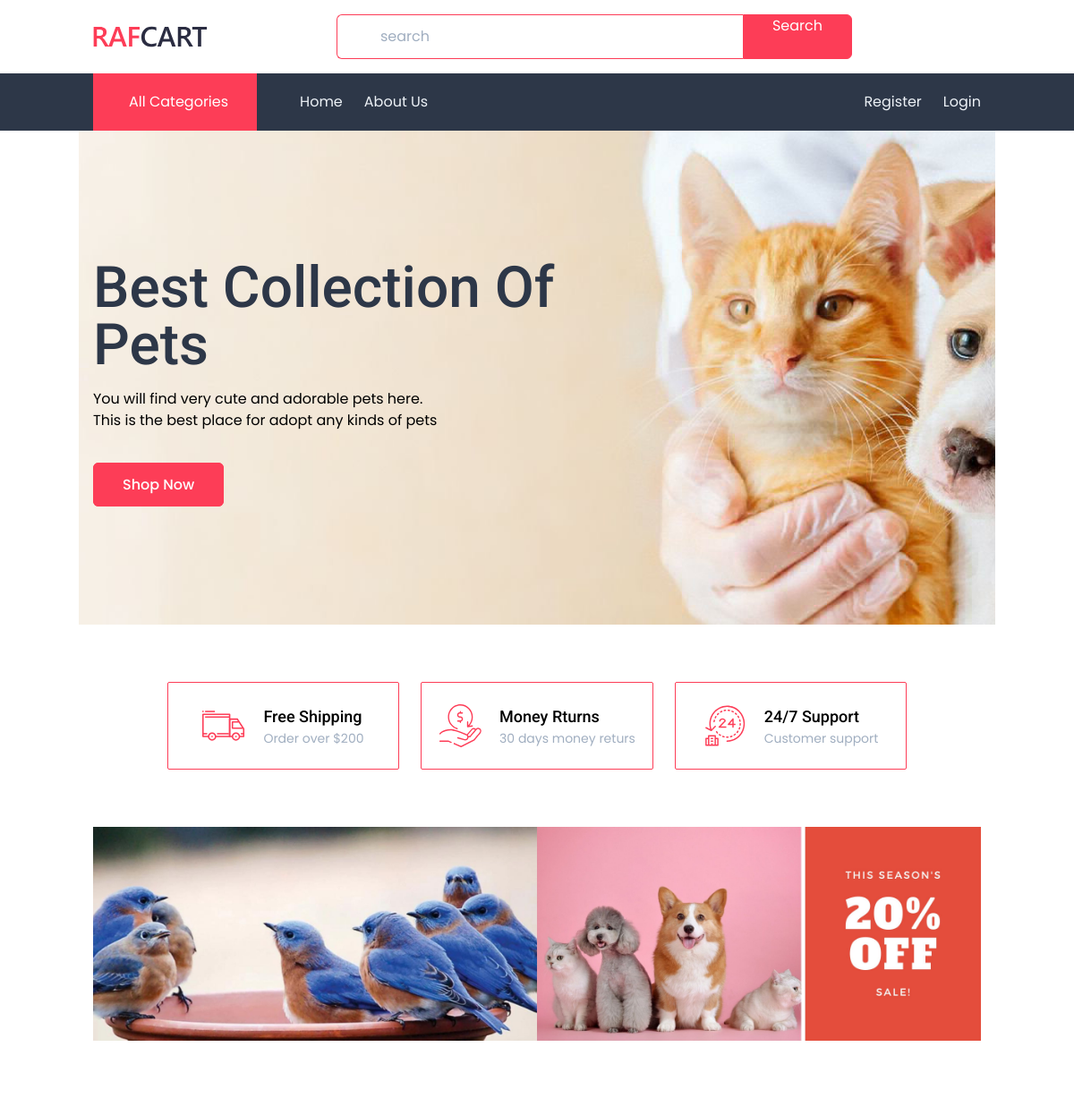
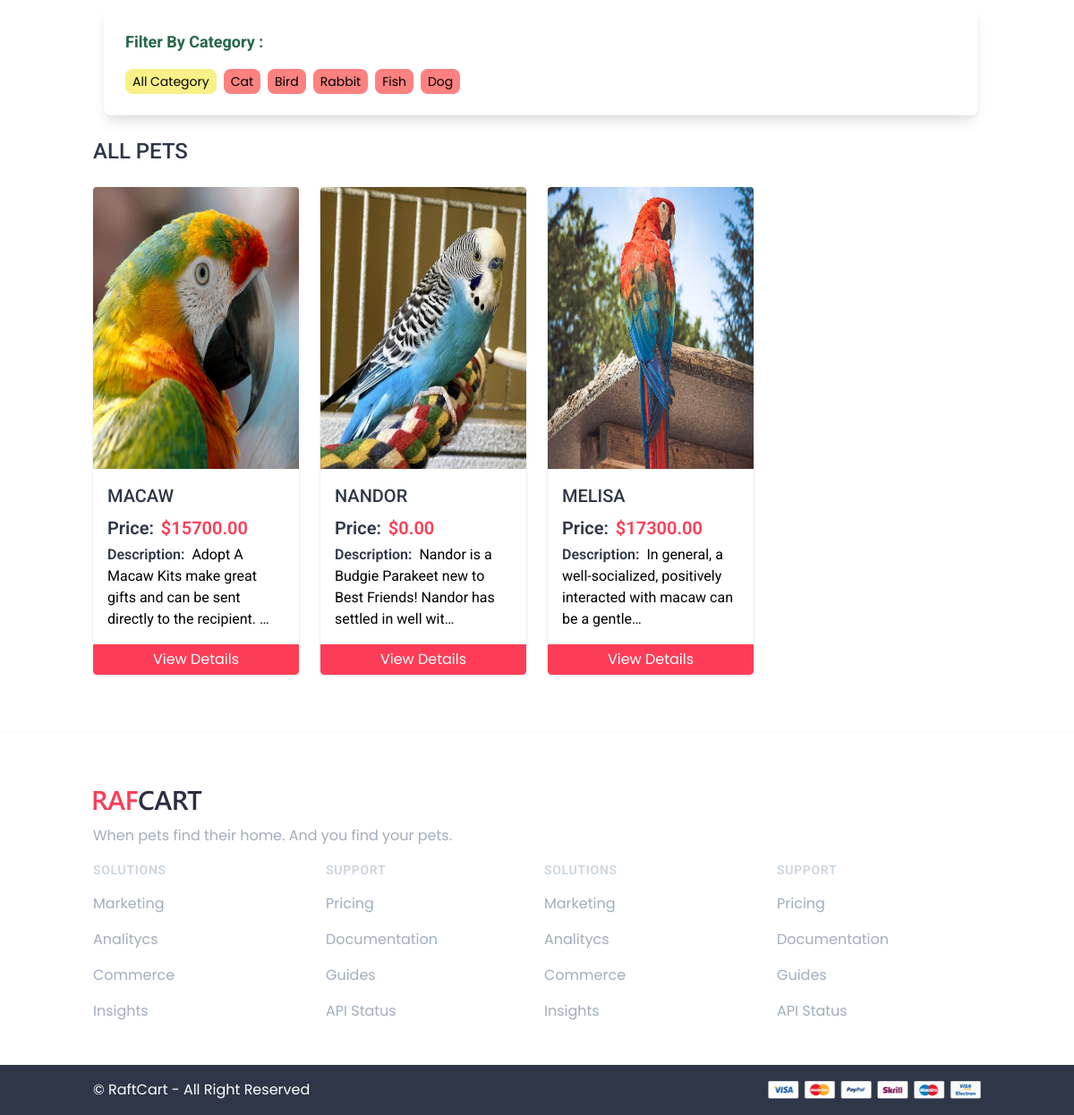
/category/bird/, run on the app's committed database (2 pictures, top to bottom).
### categories/models.py (models this page shows, shortened)
class Category(models.Model):
    category_name = models.CharField(max_length=100)
    slug = models.SlugField(max_length=100,unique=True, null=True, blank=True)

### pets/models.py (models this page shows, shortened)
class Pet(models.Model):
    pet_title = models.CharField(max_length=50)
    description = models.TextField()
    price =models.DecimalField(decimal_places=2, max_digits = 12)
    category = models.ForeignKey(Category, on_delete=models.CASCADE)
    customer = models.ForeignKey(User, on_delete=models.CASCADE, blank = True, null = True)
    adopted_by = models.ManyToManyField(User, related_name='adopted_pet', blank=True)
    images = models.ImageField(upload_to='pets/media/uploads/')
    quantity = models.PositiveIntegerField(default=1)

### core/views.py (the view)
# urls.py: path('', views.home, name='home'),
def home(request, category_slug = None):
    data = Pet.objects.all()
    if category_slug is not None:
        category = Category.objects.get(slug = category_slug)
        data = Pet.objects.filter(category  = category)
    categories = Category.objects.all()
    return render(request, 'index.html', {'data' : data, 'category' : categories})

### core/templates/index.html (shortened to what this page needs)
{% extends 'base.html' %} {% load static %} {% block head_title %}Raft Cart{% endblock %} {% block content %}
<body>
    <div class="bg-cover bg-no-repeat bg-center py-36" style="background-image: url('{% static 'images/slidePackagesandPlans.jpg'%}');">
        <div class="container">
            <h1 class="text-6xl text-gray-800 font-medium mb-4 capitalize">
                best collection Of <br> Pets
            </h1>
            <p>You will find very cute and adorable pets here.<br>
                This is the best place
                for adopt any kinds of pets</p>
            <div class="mt-12">
                <a href="{% url 'home' %}" class="bg-primary border border-primary text-white px-8 py-3 font-medium
                    rounded-md hover:bg-transparent hover:text-primary">Shop Now</a>
            </div>
        </div>
    </div>
    <div class="container py-16">
        <div class="w-10/12 grid grid-cols-1 md:grid-cols-3 gap-6 mx-auto justify-center">
            <div class="border border-primary rounded-sm px-3 py-6 flex justify-center items-center gap-5">
                <img src="{% static 'images/icons/delivery-van.svg'%}" alt="Delivery" class="w-12 h-12 object-contain">
                <div>
                    <h4 class="font-medium capitalize text-lg">Free Shipping</h4>
                    <p class="text-gray-500 text-sm">Order over $200</p>
                </div>
            </div>
            <div class="border border-primary rounded-sm px-3 py-6 flex justify-center items-center gap-5">
                <img src="{% static 'images/icons/money-back.svg'%}" alt="Delivery" class="w-12 h-12 object-contain">
                <div>
                    <h4 class="font-medium capitalize text-lg">Money Rturns</h4>
                    <p class="text-gray-500 text-sm">30 days money returs</p>
                </div>
            </div>
            <div class="border border-primary rounded-sm px-3 py-6 flex justify-center items-center gap-5">
                <img src="{% static 'images/icons/service-hours.svg'%}" alt="Delivery" class="w-12 h-12 object-contain">
                <div>
                    <h4 class="font-medium capitalize text-lg">24/7 Support</h4>
                    <p class="text-gray-500 text-sm">Customer support</p>
                </div>
            </div>
        </div>
    </div>
    <div class="container pb-16">
        <a href="#">
            <img src="{% static 'images/20%off.jpg'%}" alt="ads" class="w-full">
        </a>
    </div>
    <div class="bg-gray-150">
        <div class="container mt-1 mx-auto p-6 ml-1">
            <div class="bg-white p-6 rounded-lg shadow-lg">
                <h2 class="text-lg font-bold mb-4 text-green-800">Filter By Category :</h2>
                <div class="flex flex-wrap gap-2">
                    <a href="{% url 'home' %}" class="bg-yellow-300 hover:bg-green-500 py-1 px-2 rounded-lg text-sm">All Category</a>
                {% for cat in category %}
                  <a href="{% url 'category_wise_pet' cat.slug %}" class="bg-red-400 hover:bg-green-300 py-1 px-2 rounded-lg text-sm">{{cat.category_name}}</a>
                {% endfor %}
            </div>
            </div>
        </div>
      </div>
    <div class="container pb-16">
        <h2 class="text-2xl font-medium text-gray-800 uppercase mb-6">All pets</h2>
        <div class="grid grid-cols-1 md:grid-cols-4 gap-6">
            {% for pet in data %}
                <div class="bg-white shadow rounded overflow-hidden group">
                    <div class="relative">
                        <img src="{{ pet.images.url }}" alt="pets" style="height: 315px; width: 474px;">
                    </div>
                    <div class="pt-4 pb-3 px-4">
                            <h4 class="uppercase font-medium text-xl mb-2 text-gray-800 hover:text-primary transition">{{pet.pet_title}}</h4>
                        <div class="flex items-baseline mb-1 space-x-2">
                            <p class="space-x-1  font-roboto">
                                <span class="text-gray-800 text-xl font-semibold">Price:</span>
                                <span class="text-primary text-xl font-semibold">${{pet.price}}</span>
                            </p>
                        </div>
                        <div class="flex items-baseline mb-1 space-x-2">
                            <p class="space-x-1  font-roboto">
                                <span class="text-gray-800 font-semibold">Description:</span>
                                <span>{{pet.description |truncatechars:80}}</span>
                            </p>
                        </div>
                    </div>
                    <a href="{% url 'detail_pet' pet.id %}" class="block w-full py-1 text-center text-white bg-primary border border-primary rounded-b hover:bg-transparent hover:text-primary transition">View Details</a>
                </div>
            {%endfor%}
        </div>
    </div>
</body>
{%endblock%}

### data on the page
Category: category_name "Cat"
Category: category_name "Bird"
Category: category_name "Rabbit"
Category: category_name "Fish"
Category: category_name "Dog"
Pet: images (picture), pet_title "MACAW", price "15700.00", description "Adopt A Macaw Kits make great gifts and can be sent directly to the recipient. …"
Pet: images (picture), pet_title "NANDOR", price "0.00", description "Nandor is a Budgie Parakeet new to Best Friends! Nandor has settled in well wit…"
Pet: images (picture), pet_title "MELISA", price "17300.00", description "In general, a well-socialized, positively interacted with macaw can be a gentle…"
